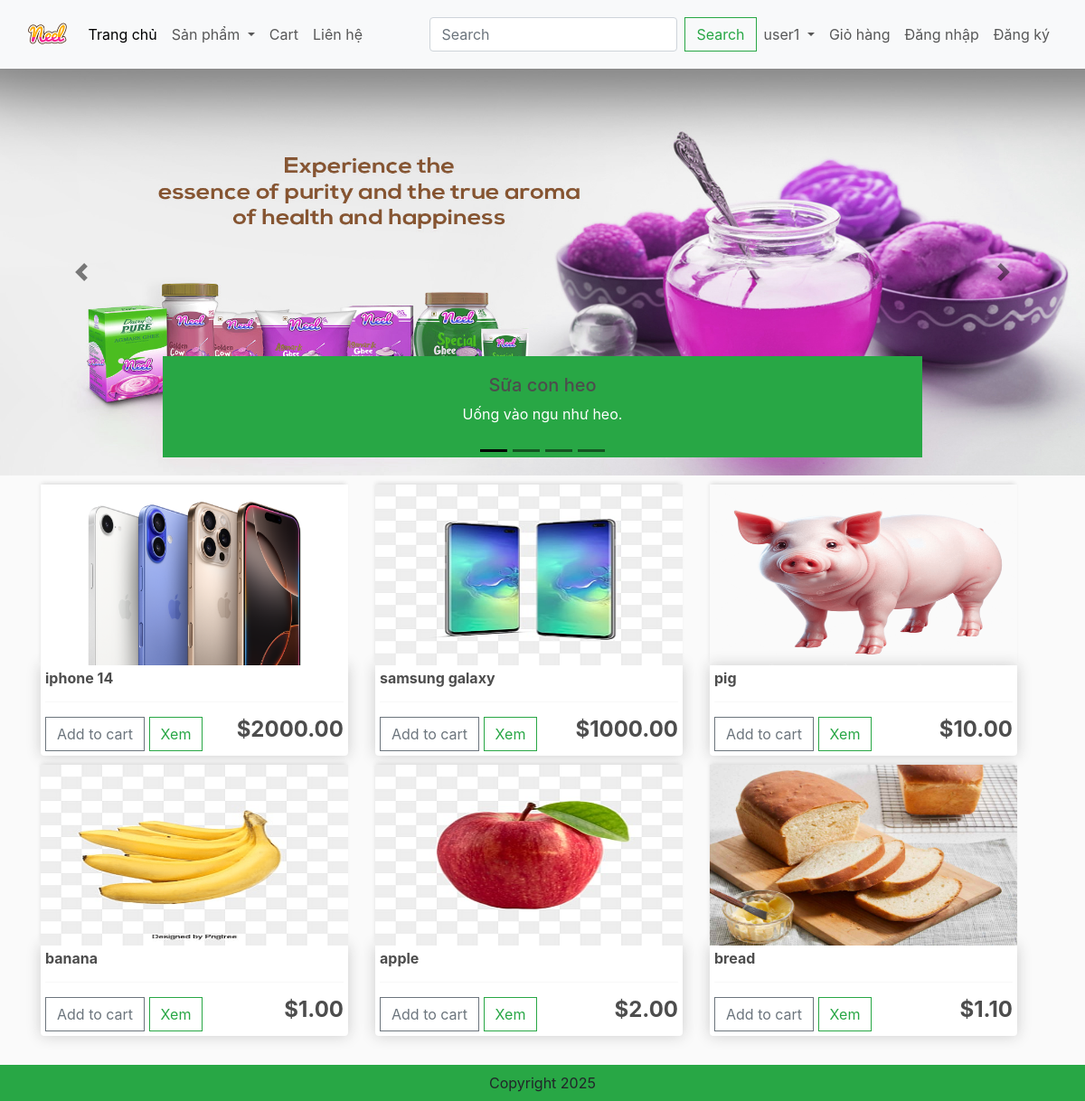
The page / on the database its author committed.
### app/models.py (models this page shows, shortened)
class Product(models.Model):
    name = models.CharField(max_length=200,null=True)
    price = models.FloatField()
    digital = models.BooleanField(default=False,null=True,blank=False)
    image = models.ImageField(null=True,blank=True)
    @property
    def ImageURL(self):
        try:
            url = self.image.url
        except:
            url = ''
        return url

### app/views.py (the view)
# urls.py: path('', views.home, name="home"),
def home(request):
    products = Product.objects.all()
    context={'products': products}
    return render(request, 'app/home.html',context)

### app/templates/app/home.html (shortened to what this page needs)
{% extends "app/base.html" %}
{% load static %}
{% block banner_slider %}
    <div id="carouselExampleDark" class="carousel carousel-dark slide">
    <div class="carousel-indicators">
        <button type="button" data-bs-target="#carouselExampleDark" data-bs-slide-to="0" class="active" aria-current="true" aria-label="Slide 1"></button>
        <button type="button" data-bs-target="#carouselExampleDark" data-bs-slide-to="1" aria-label="Slide 2"></button>
        <button type="button" data-bs-target="#carouselExampleDark" data-bs-slide-to="2" aria-label="Slide 3"></button>
        <button type="button" data-bs-target="#carouselExampleDark" data-bs-slide-to="3" aria-label="Slide 4"></button>
    </div>
    <div class="carousel-inner">
        <div class="carousel-item active" data-bs-interval="10000">
        <img src="{% static 'app/images/banner/b1.jpg' %}" class="d-block w-100" alt="..." height='450'>
        <div class="carousel-caption d-none d-md-block bg-success text-white">
            <h5>Sữa con heo</h5>
            <p>Uống vào ngu như heo.</p>
        </div>
        </div>
    </div>
    <button class="carousel-control-prev" type="button" data-bs-target="#carouselExampleDark" data-bs-slide="prev">
        <span class="carousel-control-prev-icon" aria-hidden="true"></span>
    </button>
    <button class="carousel-control-next" type="button" data-bs-target="#carouselExampleDark" data-bs-slide="next">
        <span class="carousel-control-next-icon" aria-hidden="true"></span>
    </button>
    </div>
{% endblock banner_slider %}
{% block main-content %}
<div class="container">
    <div class="row" style="width:100%">
        {% for product in products %}
        <div class="col-lg-4 col-md-6 col-sm-12">
            <img class="thumbnail" src="{{product.ImageURL}}">
            <div class="box-element product">
                <h6><strong>{{product.name}}</strong></h6>
                <hr>
                <button data-product="{{ product.id }}" data-action="add" class="btn btn-outline-secondary add-btn update-cart">Add to cart</button>
                <a class="btn btn-outline-success" href="#">Xem</a>
                <h4 style="display: inline-block; float: right"><strong>${{product.price | floatformat:2}}</strong></h4>
            </div>
        </div>
        {% endfor %}
    </div>
</div>
<br /><br /><br />
{% endblock main-content %}

### app/static/app/css/main.css (style rules this page uses)
body { background-color: hsl(0, 0%, 98%); }
h1,h2,h3,h4,h5,h6 { color:hsl(0, 0%, 30%); }
.box-element { box-shadow:hsl(0, 0%, 80%) 0 0 16px; background-color: #fff; border-radius: 4px; padding: 5px; }
.thumbnail { width: 100%; height:200px; -webkit-box-shadow: -1px -3px 5px -2px rgba(214,214,214,1); -moz-box-shadow: -1px -3px 5px -2px rgba(214,214,214,1); box-shadow: -1px -3px 5px -2px rgba(214,214,214,1); }
.product { border-radius: 0 0 4px 4px; }
.col-lg-3, .col-lg-4, .col-lg-6, .col-lg-8, .col-lg-12 { margin-top: 10px; }
.btn { border-radius: 0; }

### rows shown on the page
Product: ImageURL (picture), name "iphone 14", price "2000.00"
Product: ImageURL (picture), name "samsung galaxy", price "1000.00"
Product: ImageURL (picture), name "pig", price "10.00"
Product: ImageURL (picture), name "banana", price "1.00"
Product: ImageURL (picture), name "apple", price "2.00"
Product: ImageURL (picture), name "bread", price "1.10"
